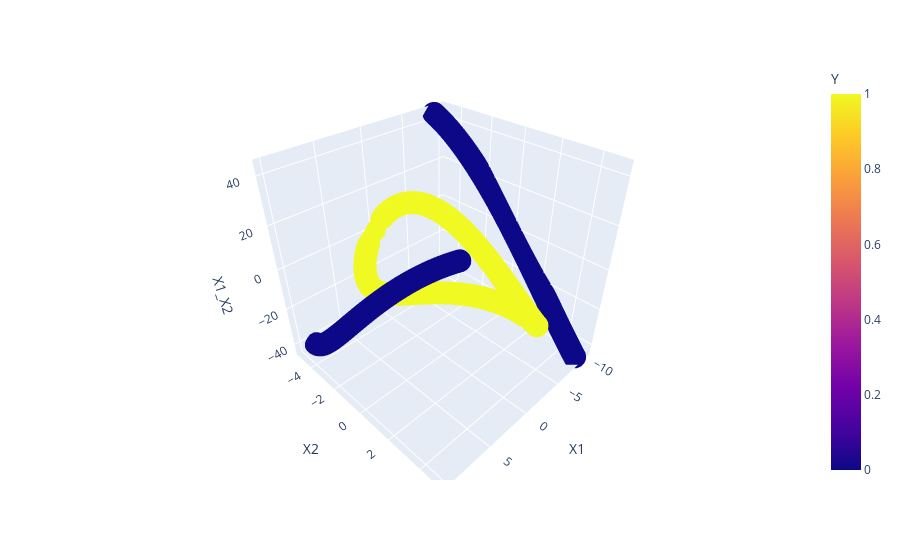

Notebook cell for this chart:
### Code cell
import plotly.express as px

fig = px.scatter_3d(df, x='X1', y='X2', z='X1_X2', color='Y')
fig

### Figure 1 — Plotly figure (JSON) as saved in the notebook; plotly's stock layout.template omitted (floating-point values rounded to 4 significant figures; data arrays with more than 128 entries replaced by an {"elided": "..."} marker saying what was removed)
{"data": [{"hovertemplate": "X1=%{x}<br>X2=%{y}<br>X1_X2=%{z}<br>Y=%{marker.color}<extra></extra>", "legendgroup": "", "marker": {"color": {"elided": "400 int values"}, "coloraxis": "coloraxis", "symbol": "circle"}, "mode": "markers", "name": "", "scene": "scene", "showlegend": false, "type": "scatter3d", "x": {"elided": "400 float values"}, "y": {"elided": "400 float values"}, "z": {"elided": "400 float values"}}], "layout": {"coloraxis": {"colorbar": {"title": {"text": "Y"}}, "colorscale": [[0, "#0d0887"], [0.1111, "#46039f"], [0.2222, "#7201a8"], [0.3333, "#9c179e"], [0.4444, "#bd3786"], [0.5556, "#d8576b"], [0.6667, "#ed7953"], [0.7778, "#fb9f3a"], [0.8889, "#fdca26"], [1, "#f0f921"]]}, "legend": {"tracegroupgap": 0}, "margin": {"t": 60}, "scene": {"domain": {"x": [0, 1], "y": [0, 1]}, "xaxis": {"title": {"text": "X1"}}, "yaxis": {"title": {"text": "X2"}}, "zaxis": {"title": {"text": "X1_X2"}}}}}
